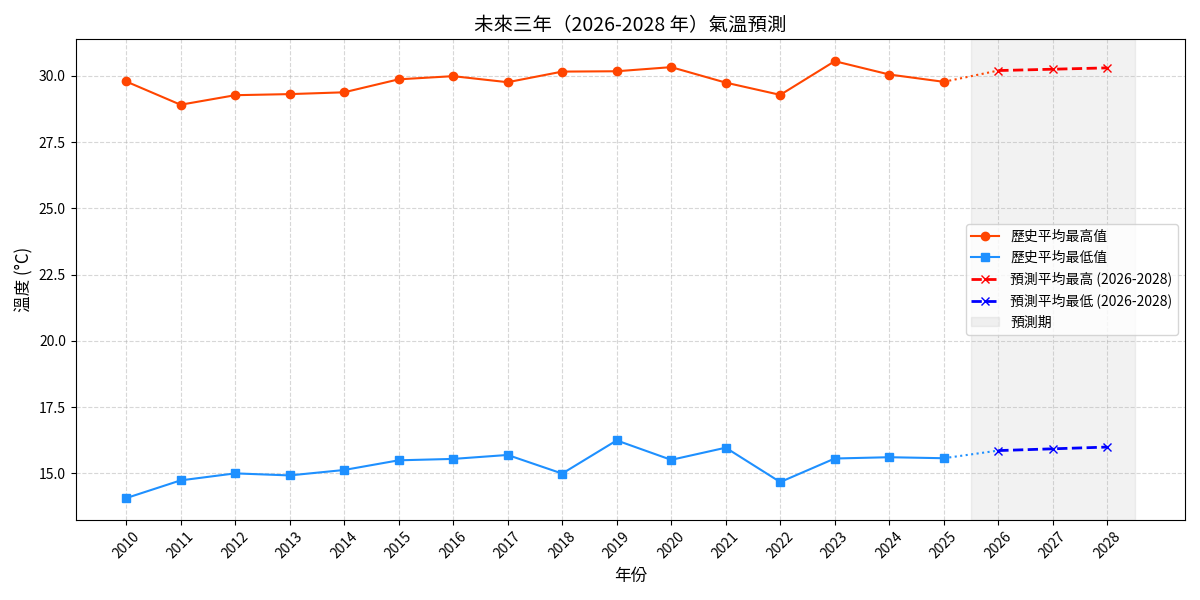

Write Python code to recreate this figure.
import pandas as pd
import numpy as np
import matplotlib.pyplot as plt
import matplotlib as mpl
from matplotlib.font_manager import fontManager

fontManager.addfont("ChineseFont.ttf")
mpl.rc('font', family='ChineseFont')

df = pd.read_csv('data.csv')
df.columns = [c.strip() for c in df.columns]


def extract_temp(val):
    if pd.isna(val) or '/' not in str(val): return np.nan
    return float(str(val).split('/')[0])

df['Max_Temp'] = df['最高/日期'].apply(extract_temp)
df['Min_Temp'] = df['最低/日期'].apply(extract_temp)

annual_data = df.groupby('年份').agg(
    Avg_Mean=('平均', 'mean'),
    Avg_Max=('Max_Temp', 'mean'),
    Avg_Min=('Min_Temp', 'mean')
).reset_index()

years_hist = annual_data['年份'].values
future_years = np.array([2026, 2027, 2028])
all_years = np.concatenate([years_hist, future_years])


p_max = np.poly1d(np.polyfit(years_hist, annual_data['Avg_Max'], 1))
p_min = np.poly1d(np.polyfit(years_hist, annual_data['Avg_Min'], 1))


pred_max = p_max(future_years)
pred_min = p_min(future_years)

fig, ax = plt.subplots(figsize=(12, 6))


ax.plot(years_hist, annual_data['Avg_Max'], color='orangered', marker='o', label='歷史平均最高值')
ax.plot(years_hist, annual_data['Avg_Min'], color='dodgerblue', marker='s', label='歷史平均最低值')

ax.plot(future_years, pred_max, color='red', marker='x', linestyle='--', linewidth=2, label='預測平均最高 (2026-2028)')
ax.plot(future_years, pred_min, color='blue', marker='x', linestyle='--', linewidth=2, label='預測平均最低 (2026-2028)')

ax.plot([years_hist[-1], future_years[0]], [annual_data['Avg_Max'].iloc[-1], pred_max[0]], color='orangered', linestyle=':')
ax.plot([years_hist[-1], future_years[0]], [annual_data['Avg_Min'].iloc[-1], pred_min[0]], color='dodgerblue', linestyle=':')

ax.set_title('未來三年（2026-2028 年）氣溫預測', fontsize=14)
ax.set_xlabel('年份', fontsize=12)
ax.set_ylabel('溫度 (°C)', fontsize=12)
ax.set_xticks(all_years)
ax.set_xticklabels(all_years, rotation=45)
ax.grid(True, linestyle='--', alpha=0.5)
ax.axvspan(2025.5, 2028.5, color='gray', alpha=0.1, label='預測期')
ax.legend(loc='center right')
plt.tight_layout()

plt.savefig('predict.png')
plt.close()
